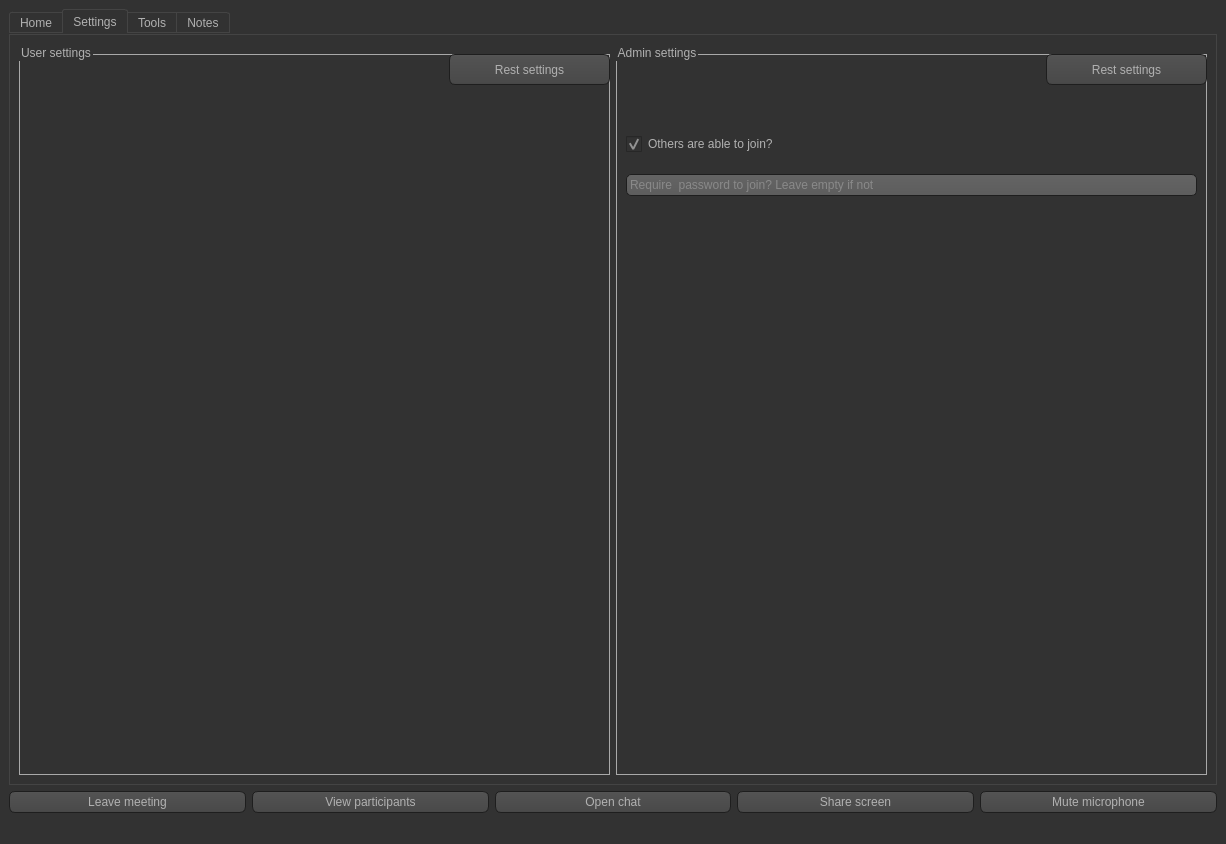
<?xml version="1.0" encoding="UTF-8"?>
<ui version="4.0">
 <class>MeetingWindow</class>
 <widget class="QMainWindow" name="MeetingWindow">
  <property name="geometry">
   <rect>
    <x>0</x>
    <y>0</y>
    <width>1226</width>
    <height>844</height>
   </rect>
  </property>
  <property name="windowTitle">
   <string>MainWindow</string>
  </property>
  <property name="whatsThis">
   <string extracomment="Mute your microphone">Mute your microphone</string>
  </property>
  <property name="styleSheet">
   <string notr="true">

QToolTip
{
     border: 1px solid black;
     background-color: #ffa02f;
     padding: 1px;
     border-radius: 3px;
     opacity: 100;
}

QWidget
{
    color: #b1b1b1;
    background-color: #323232;
}

QTreeView, QListView
{
    background-color: silver;
    margin-left: 5px;
}

QWidget:item:hover
{
    background-color: QLinearGradient( x1: 0, y1: 0, x2: 0, y2: 1, stop: 0 #ffa02f, stop: 1 #ca0619);
    color: #000000;
}

QWidget:item:selected
{
    background-color: QLinearGradient( x1: 0, y1: 0, x2: 0, y2: 1, stop: 0 #ffa02f, stop: 1 #d7801a);
}

QMenuBar::item
{
    background: transparent;
}

QMenuBar::item:selected
{
    background: transparent;
    border: 1px solid #ffaa00;
}

QMenuBar::item:pressed
{
    background: #444;
    border: 1px solid #000;
    background-color: QLinearGradient(
        x1:0, y1:0,
        x2:0, y2:1,
        stop:1 #212121,
        stop:0.4 #343434/*,
        stop:0.2 #343434,
        stop:0.1 #ffaa00*/
    );
    margin-bottom:-1px;
    padding-bottom:1px;
}

QMenu
{
    border: 1px solid #000;
}

QMenu::item
{
    padding: 2px 20px 2px 20px;
}

QMenu::item:selected
{
    color: #000000;
}

QWidget:disabled
{
    color: #808080;
    background-color: #323232;
}

QAbstractItemView
{
    background-color: QLinearGradient( x1: 0, y1: 0, x2: 0, y2: 1, stop: 0 #4d4d4d, stop: 0.1 #646464, stop: 1 #5d5d5d);
}

QWidget:focus
{
    /*border: 1px solid darkgray;*/
}

QLineEdit
{
    background-color: QLinearGradient( x1: 0, y1: 0, x2: 0, y2: 1, stop: 0 #4d4d4d, stop: 0 #646464, stop: 1 #5d5d5d);
    padding: 1px;
    border-style: solid;
    border: 1px solid #1e1e1e;
    border-radius: 5;
}

QPushButton
{
    color: #b1b1b1;
    background-color: QLinearGradient( x1: 0, y1: 0, x2: 0, y2: 1, stop: 0 #565656, stop: 0.1 #525252, stop: 0.5 #4e4e4e, stop: 0.9 #4a4a4a, stop: 1 #464646);
    border-width: 1px;
    border-color: #1e1e1e;
    border-style: solid;
    border-radius: 6;
    padding: 3px;
    font-size: 12px;
    padding-left: 5px;
    padding-right: 5px;
    min-width: 40px;
}

QPushButton:pressed
{
    background-color: QLinearGradient( x1: 0, y1: 0, x2: 0, y2: 1, stop: 0 #2d2d2d, stop: 0.1 #2b2b2b, stop: 0.5 #292929, stop: 0.9 #282828, stop: 1 #252525);
}

QComboBox
{
    selection-background-color: #ffaa00;
    background-color: QLinearGradient( x1: 0, y1: 0, x2: 0, y2: 1, stop: 0 #565656, stop: 0.1 #525252, stop: 0.5 #4e4e4e, stop: 0.9 #4a4a4a, stop: 1 #464646);
    border-style: solid;
    border: 1px solid #1e1e1e;
    border-radius: 5;
}

QComboBox:hover,QPushButton:hover
{
    border: 2px solid QLinearGradient( x1: 0, y1: 0, x2: 0, y2: 1, stop: 0 #ffa02f, stop: 1 #d7801a);
}


QComboBox:on
{
    padding-top: 3px;
    padding-left: 4px;
    background-color: QLinearGradient( x1: 0, y1: 0, x2: 0, y2: 1, stop: 0 #2d2d2d, stop: 0.1 #2b2b2b, stop: 0.5 #292929, stop: 0.9 #282828, stop: 1 #252525);
    selection-background-color: #ffaa00;
}

QComboBox QAbstractItemView
{
    border: 2px solid darkgray;
    selection-background-color: QLinearGradient( x1: 0, y1: 0, x2: 0, y2: 1, stop: 0 #ffa02f, stop: 1 #d7801a);
}

QComboBox::drop-down
{
     subcontrol-origin: padding;
     subcontrol-position: top right;
     width: 15px;

     border-left-width: 0px;
     border-left-color: darkgray;
     border-left-style: solid; /* just a single line */
     border-top-right-radius: 3px; /* same radius as the QComboBox */
     border-bottom-right-radius: 3px;
 }

QComboBox::down-arrow
{
     image: url(:/dark_orange/img/down_arrow.png);
}

QGroupBox
{
    border: 1px solid darkgray;
    margin-top: 10px;
}

QGroupBox:focus
{
    border: 1px solid darkgray;
}

QTextEdit:focus
{
    border: 1px solid darkgray;
}

QScrollBar:horizontal {
     border: 1px solid #222222;
     background: QLinearGradient( x1: 0, y1: 0, x2: 0, y2: 1, stop: 0.0 #121212, stop: 0.2 #282828, stop: 1 #484848);
     height: 7px;
     margin: 0px 16px 0 16px;
}

QScrollBar::handle:horizontal
{
      background: QLinearGradient( x1: 0, y1: 0, x2: 1, y2: 0, stop: 0 #ffa02f, stop: 0.5 #d7801a, stop: 1 #ffa02f);
      min-height: 20px;
      border-radius: 2px;
}

QScrollBar::add-line:horizontal {
      border: 1px solid #1b1b19;
      border-radius: 2px;
      background: QLinearGradient( x1: 0, y1: 0, x2: 1, y2: 0, stop: 0 #ffa02f, stop: 1 #d7801a);
      width: 14px;
      subcontrol-position: right;
      subcontrol-origin: margin;
}

QScrollBar::sub-line:horizontal {
      border: 1px solid #1b1b19;
      border-radius: 2px;
      background: QLinearGradient( x1: 0, y1: 0, x2: 1, y2: 0, stop: 0 #ffa02f, stop: 1 #d7801a);
      width: 14px;
     subcontrol-position: left;
     subcontrol-origin: margin;
}

QScrollBar::right-arrow:horizontal, QScrollBar::left-arrow:horizontal
{
      border: 1px solid black;
      width: 1px;
      height: 1px;
      background: white;
}

QScrollBar::add-page:horizontal, QScrollBar::sub-page:horizontal
{
      background: none;
}

QScrollBar:vertical
{
      background: QLinearGradient( x1: 0, y1: 0, x2: 1, y2: 0, stop: 0.0 #121212, stop: 0.2 #282828, stop: 1 #484848);
      width: 7px;
      margin: 16px 0 16px 0;
      border: 1px solid #222222;
}

QScrollBar::handle:vertical
{
      background: QLinearGradient( x1: 0, y1: 0, x2: 0, y2: 1, stop: 0 #ffa02f, stop: 0.5 #d7801a, stop: 1 #ffa02f);
      min-height: 20px;
      border-radius: 2px;
}

QScrollBar::add-line:vertical
{
      border: 1px solid #1b1b19;
      border-radius: 2px;
      background: QLinearGradient( x1: 0, y1: 0, x2: 0, y2: 1, stop: 0 #ffa02f, stop: 1 #d7801a);
      height: 14px;
      subcontrol-position: bottom;
      subcontrol-origin: margin;
}

QScrollBar::sub-line:vertical
{
      border: 1px solid #1b1b19;
      border-radius: 2px;
      background: QLinearGradient( x1: 0, y1: 0, x2: 0, y2: 1, stop: 0 #d7801a, stop: 1 #ffa02f);
      height: 14px;
      subcontrol-position: top;
      subcontrol-origin: margin;
}

QScrollBar::up-arrow:vertical, QScrollBar::down-arrow:vertical
{
      border: 1px solid black;
      width: 1px;
      height: 1px;
      background: white;
}


QScrollBar::add-page:vertical, QScrollBar::sub-page:vertical
{
      background: none;
}

QTextEdit
{
    background-color: #242424;
}

QPlainTextEdit
{
    background-color: #242424;
}

QHeaderView::section
{
    background-color: QLinearGradient(x1:0, y1:0, x2:0, y2:1, stop:0 #616161, stop: 0.5 #505050, stop: 0.6 #434343, stop:1 #656565);
    color: white;
    padding-left: 4px;
    border: 1px solid #6c6c6c;
}

QCheckBox:disabled
{
color: #414141;
}

QDockWidget::title
{
    text-align: center;
    spacing: 3px; /* spacing between items in the tool bar */
    background-color: QLinearGradient(x1:0, y1:0, x2:0, y2:1, stop:0 #323232, stop: 0.5 #242424, stop:1 #323232);
}

QDockWidget::close-button, QDockWidget::float-button
{
    text-align: center;
    spacing: 1px; /* spacing between items in the tool bar */
    background-color: QLinearGradient(x1:0, y1:0, x2:0, y2:1, stop:0 #323232, stop: 0.5 #242424, stop:1 #323232);
}

QDockWidget::close-button:hover, QDockWidget::float-button:hover
{
    background: #242424;
}

QDockWidget::close-button:pressed, QDockWidget::float-button:pressed
{
    padding: 1px -1px -1px 1px;
}

QMainWindow::separator
{
    background-color: QLinearGradient(x1:0, y1:0, x2:0, y2:1, stop:0 #161616, stop: 0.5 #151515, stop: 0.6 #212121, stop:1 #343434);
    color: white;
    padding-left: 4px;
    border: 1px solid #4c4c4c;
    spacing: 3px; /* spacing between items in the tool bar */
}

QMainWindow::separator:hover
{

    background-color: QLinearGradient(x1:0, y1:0, x2:0, y2:1, stop:0 #d7801a, stop:0.5 #b56c17 stop:1 #ffa02f);
    color: white;
    padding-left: 4px;
    border: 1px solid #6c6c6c;
    spacing: 3px; /* spacing between items in the tool bar */
}

QToolBar::handle
{
     spacing: 3px; /* spacing between items in the tool bar */
     background: url(:/dark_orange/img/handle.png);
}

QMenu::separator
{
    height: 2px;
    background-color: QLinearGradient(x1:0, y1:0, x2:0, y2:1, stop:0 #161616, stop: 0.5 #151515, stop: 0.6 #212121, stop:1 #343434);
    color: white;
    padding-left: 4px;
    margin-left: 10px;
    margin-right: 5px;
}

QProgressBar
{
    border: 2px solid grey;
    border-radius: 5px;
    text-align: center;
}

QProgressBar::chunk
{
    background-color: #d7801a;
    width: 2.15px;
    margin: 0.5px;
}

QTabBar::tab {
    color: #b1b1b1;
    border: 1px solid #444;
    border-bottom-style: none;
    background-color: #323232;
    padding-left: 10px;
    padding-right: 10px;
    padding-top: 3px;
    padding-bottom: 2px;
    margin-right: -1px;
}

QTabWidget::pane {
    border: 1px solid #444;
    top: 1px;
}

QTabBar::tab:last
{
    margin-right: 0; /* the last selected tab has nothing to overlap with on the right */
    border-top-right-radius: 3px;
}

QTabBar::tab:first:!selected
{
 margin-left: 0px; /* the last selected tab has nothing to overlap with on the right */


    border-top-left-radius: 3px;
}

QTabBar::tab:!selected
{
    color: #b1b1b1;
    border-bottom-style: solid;
    margin-top: 3px;
    background-color: QLinearGradient(x1:0, y1:0, x2:0, y2:1, stop:1 #212121, stop:.4 #343434);
}

QTabBar::tab:selected
{
    border-top-left-radius: 3px;
    border-top-right-radius: 3px;
    margin-bottom: 0px;
}

QTabBar::tab:!selected:hover
{
    /*border-top: 2px solid #ffaa00;
    padding-bottom: 3px;*/
    border-top-left-radius: 3px;
    border-top-right-radius: 3px;
    background-color: QLinearGradient(x1:0, y1:0, x2:0, y2:1, stop:1 #212121, stop:0.4 #343434, stop:0.2 #343434, stop:0.1 #ffaa00);
}

QRadioButton::indicator:checked, QRadioButton::indicator:unchecked{
    color: #b1b1b1;
    background-color: #323232;
    border: 1px solid #b1b1b1;
    border-radius: 6px;
}

QRadioButton::indicator:checked
{
    background-color: qradialgradient(
        cx: 0.5, cy: 0.5,
        fx: 0.5, fy: 0.5,
        radius: 1.0,
        stop: 0.25 #ffaa00,
        stop: 0.3 #323232
    );
}

QCheckBox::indicator{
    width: 16px;
    height: 16px;
}

QRadioButton::indicator
{
    border-radius: 6px;
}



QCheckBox::indicator:disabled, QRadioButton::indicator:disabled
{
    border: 1px solid #444;
}


QSlider::groove:horizontal {
    border: 1px solid #3A3939;
    height: 8px;
    background: #201F1F;
    margin: 2px 0;
    border-radius: 2px;
}

QSlider::handle:horizontal {
    background: QLinearGradient( x1: 0, y1: 0, x2: 0, y2: 1,
      stop: 0.0 silver, stop: 0.2 #a8a8a8, stop: 1 #727272);
    border: 1px solid #3A3939;
    width: 14px;
    height: 14px;
    margin: -4px 0;
    border-radius: 2px;
}

QSlider::groove:vertical {
    border: 1px solid #3A3939;
    width: 8px;
    background: #201F1F;
    margin: 0 0px;
    border-radius: 2px;
}

QSlider::handle:vertical {
    background: QLinearGradient( x1: 0, y1: 0, x2: 0, y2: 1, stop: 0.0 silver,
      stop: 0.2 #a8a8a8, stop: 1 #727272);
    border: 1px solid #3A3939;
    width: 14px;
    height: 14px;
    margin: 0 -4px;
    border-radius: 2px;
}

QAbstractSpinBox {
    padding-top: 2px;
    padding-bottom: 2px;
    border: 1px solid darkgray;

    border-radius: 2px;
    min-width: 50px;
}</string>
  </property>
  <widget class="QWidget" name="centralwidget">
   <layout class="QGridLayout" name="gridLayout">
    <item row="1" column="4">
     <widget class="QPushButton" name="pushButton_2">
      <property name="text">
       <string>Mute microphone</string>
      </property>
      <property name="icon">
       <iconset>
        <normaloff>../../assets/microphone.png</normaloff>../../assets/microphone.png</iconset>
      </property>
      <property name="shortcut">
       <string extracomment="Mute your microphone"/>
      </property>
      <property name="flat">
       <bool>false</bool>
      </property>
     </widget>
    </item>
    <item row="1" column="1">
     <widget class="QPushButton" name="pushButton_5">
      <property name="text">
       <string>View participants</string>
      </property>
      <property name="icon">
       <iconset>
        <normaloff>../../assets/team.png</normaloff>../../assets/team.png</iconset>
      </property>
     </widget>
    </item>
    <item row="1" column="0">
     <widget class="QPushButton" name="pushButton_6">
      <property name="text">
       <string>Leave meeting</string>
      </property>
      <property name="icon">
       <iconset>
        <normaloff>../../assets/logout.png</normaloff>../../assets/logout.png</iconset>
      </property>
     </widget>
    </item>
    <item row="1" column="2">
     <widget class="QPushButton" name="pushButton_4">
      <property name="text">
       <string>Open chat</string>
      </property>
      <property name="icon">
       <iconset>
        <normaloff>../../assets/chat.png</normaloff>../../assets/chat.png</iconset>
      </property>
     </widget>
    </item>
    <item row="0" column="0" colspan="5">
     <widget class="QTabWidget" name="tabWidget">
      <property name="toolTip">
       <string extracomment="Take notes of your meeting"/>
      </property>
      <property name="whatsThis">
       <string>Take notes of your meeting</string>
      </property>
      <property name="currentIndex">
       <number>1</number>
      </property>
      <widget class="QWidget" name="Home">
       <attribute name="title">
        <string>Home</string>
       </attribute>
       <layout class="QGridLayout" name="gridLayout_2">
        <item row="0" column="0">
         <widget class="QGroupBox" name="groupBox">
          <property name="title">
           <string/>
          </property>
          <layout class="QGridLayout" name="gridLayout_3">
           <item row="0" column="0">
            <widget class="QLabel" name="label">
             <property name="text">
              <string/>
             </property>
             <property name="pixmap">
              <pixmap>../../assets/none.png</pixmap>
             </property>
             <property name="scaledContents">
              <bool>true</bool>
             </property>
            </widget>
           </item>
          </layout>
         </widget>
        </item>
       </layout>
      </widget>
      <widget class="QWidget" name="settings">
       <attribute name="title">
        <string>Settings</string>
       </attribute>
       <layout class="QGridLayout" name="gridLayout_8">
        <item row="0" column="0">
         <widget class="QGroupBox" name="groupBox_3">
          <property name="title">
           <string>User settings</string>
          </property>
          <widget class="QPushButton" name="pushButton_7">
           <property name="geometry">
            <rect>
             <x>430</x>
             <y>10</y>
             <width>161</width>
             <height>31</height>
            </rect>
           </property>
           <property name="text">
            <string>Rest settings</string>
           </property>
          </widget>
         </widget>
        </item>
        <item row="0" column="1">
         <widget class="QGroupBox" name="groupBox_2">
          <property name="title">
           <string>Admin settings</string>
          </property>
          <widget class="QPushButton" name="pushButton">
           <property name="geometry">
            <rect>
             <x>430</x>
             <y>10</y>
             <width>161</width>
             <height>31</height>
            </rect>
           </property>
           <property name="text">
            <string>Rest settings</string>
           </property>
          </widget>
          <widget class="QLineEdit" name="lineEdit">
           <property name="geometry">
            <rect>
             <x>10</x>
             <y>130</y>
             <width>571</width>
             <height>22</height>
            </rect>
           </property>
           <property name="placeholderText">
            <string>Require  password to join? Leave empty if not</string>
           </property>
          </widget>
          <widget class="QCheckBox" name="checkBox">
           <property name="geometry">
            <rect>
             <x>10</x>
             <y>90</y>
             <width>161</width>
             <height>20</height>
            </rect>
           </property>
           <property name="text">
            <string>Others are able to join?</string>
           </property>
           <property name="checked">
            <bool>true</bool>
           </property>
          </widget>
         </widget>
        </item>
       </layout>
      </widget>
      <widget class="QWidget" name="tab_2">
       <attribute name="title">
        <string>Tools</string>
       </attribute>
       <layout class="QGridLayout" name="gridLayout_5">
        <item row="0" column="0">
         <widget class="QGroupBox" name="groupBox_5">
          <property name="title">
           <string/>
          </property>
          <layout class="QGridLayout" name="gridLayout_4">
           <item row="0" column="0">
            <widget class="QLabel" name="label_4">
             <property name="text">
              <string>&lt;html&gt;&lt;head/&gt;&lt;body&gt;&lt;p&gt;&lt;span style=&quot; font-size:18pt; font-weight:600; color: white;&quot;&gt;Meeting tools&lt;/span&gt;&lt;/p&gt;&lt;/body&gt;&lt;/html&gt;</string>
             </property>
            </widget>
           </item>
           <item row="4" column="0">
            <widget class="QPushButton" name="pushButton_14">
             <property name="text">
              <string>Generate random password</string>
             </property>
            </widget>
           </item>
           <item row="7" column="0">
            <widget class="QPushButton" name="pushButton_12">
             <property name="text">
              <string>Roll a dice</string>
             </property>
            </widget>
           </item>
           <item row="2" column="0">
            <widget class="Line" name="line">
             <property name="orientation">
              <enum>Qt::Horizontal</enum>
             </property>
            </widget>
           </item>
           <item row="5" column="0">
            <widget class="QPushButton" name="pushButton_11">
             <property name="text">
              <string>Random number</string>
             </property>
            </widget>
           </item>
           <item row="6" column="0">
            <widget class="QPushButton" name="pushButton_13">
             <property name="text">
              <string>Random participant</string>
             </property>
            </widget>
           </item>
           <item row="1" column="0">
            <widget class="QLabel" name="label_2">
             <property name="text">
              <string/>
             </property>
            </widget>
           </item>
          </layout>
         </widget>
        </item>
       </layout>
      </widget>
      <widget class="QWidget" name="tab">
       <attribute name="title">
        <string>Notes</string>
       </attribute>
       <layout class="QGridLayout" name="gridLayout_6">
        <item row="2" column="0">
         <widget class="QPushButton" name="pushButton_9">
          <property name="text">
           <string>Clear notes</string>
          </property>
         </widget>
        </item>
        <item row="3" column="0">
         <widget class="QGroupBox" name="groupBox_6">
          <property name="title">
           <string/>
          </property>
          <layout class="QGridLayout" name="gridLayout_7">
           <item row="1" column="0">
            <widget class="QLabel" name="notes">
             <property name="text">
              <string/>
             </property>
            </widget>
           </item>
           <item row="2" column="0">
            <widget class="Line" name="line_2">
             <property name="orientation">
              <enum>Qt::Horizontal</enum>
             </property>
            </widget>
           </item>
           <item row="0" column="0">
            <widget class="QPlainTextEdit" name="plainTextEdit">
             <property name="font">
              <font>
               <pointsize>12</pointsize>
              </font>
             </property>
             <property name="tabChangesFocus">
              <bool>true</bool>
             </property>
             <property name="documentTitle">
              <string>Your notes</string>
             </property>
             <property name="placeholderText">
              <string>Type your notes here</string>
             </property>
            </widget>
           </item>
          </layout>
         </widget>
        </item>
        <item row="0" column="0">
         <widget class="QPushButton" name="pushButton_8">
          <property name="text">
           <string>Save notes as .txt file</string>
          </property>
         </widget>
        </item>
        <item row="1" column="0">
         <widget class="QPushButton" name="pushButton_10">
          <property name="text">
           <string>Load notes from .txt file</string>
          </property>
         </widget>
        </item>
       </layout>
      </widget>
     </widget>
    </item>
    <item row="1" column="3">
     <widget class="QPushButton" name="pushButton_3">
      <property name="text">
       <string>Share screen</string>
      </property>
      <property name="icon">
       <iconset>
        <normaloff>../../assets/share.png</normaloff>../../assets/share.png</iconset>
      </property>
     </widget>
    </item>
   </layout>
  </widget>
  <widget class="QMenuBar" name="menubar">
   <property name="geometry">
    <rect>
     <x>0</x>
     <y>0</y>
     <width>1226</width>
     <height>26</height>
    </rect>
   </property>
  </widget>
  <widget class="QStatusBar" name="statusbar"/>
 </widget>
 <resources/>
 <connections/>
</ui>
